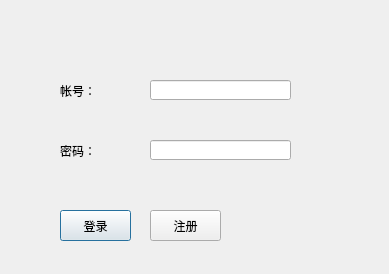
<?xml version="1.0" encoding="UTF-8"?>
<ui version="4.0">
 <class>Signin</class>
 <widget class="QDialog" name="Signin">
  <property name="geometry">
   <rect>
    <x>0</x>
    <y>0</y>
    <width>389</width>
    <height>274</height>
   </rect>
  </property>
  <property name="minimumSize">
   <size>
    <width>389</width>
    <height>274</height>
   </size>
  </property>
  <property name="maximumSize">
   <size>
    <width>389</width>
    <height>274</height>
   </size>
  </property>
  <property name="windowTitle">
   <string>欢迎登陆NoCoChat</string>
  </property>
  <property name="windowIcon">
   <iconset resource="images.qrc">
    <normaloff>:/img/SiseChat.png</normaloff>:/img/SiseChat.png</iconset>
  </property>
  <property name="styleSheet">
   <string notr="true">background-image: url(:/img/15.jpg);</string>
  </property>
  <widget class="QPushButton" name="b_signin">
   <property name="geometry">
    <rect>
     <x>60</x>
     <y>210</y>
     <width>71</width>
     <height>31</height>
    </rect>
   </property>
   <property name="styleSheet">
    <string notr="true">font: 75 12pt &quot;楷体&quot;;</string>
   </property>
   <property name="text">
    <string>登录</string>
   </property>
  </widget>
  <widget class="QLineEdit" name="user_id">
   <property name="geometry">
    <rect>
     <x>150</x>
     <y>80</y>
     <width>141</width>
     <height>20</height>
    </rect>
   </property>
   <property name="styleSheet">
    <string notr="true">font: 12pt;</string>
   </property>
  </widget>
  <widget class="QLineEdit" name="password">
   <property name="geometry">
    <rect>
     <x>150</x>
     <y>140</y>
     <width>141</width>
     <height>20</height>
    </rect>
   </property>
   <property name="styleSheet">
    <string notr="true">font: 12pt;</string>
   </property>
   <property name="echoMode">
    <enum>QLineEdit::Password</enum>
   </property>
  </widget>
  <widget class="QLabel" name="label">
   <property name="geometry">
    <rect>
     <x>60</x>
     <y>80</y>
     <width>61</width>
     <height>21</height>
    </rect>
   </property>
   <property name="autoFillBackground">
    <bool>false</bool>
   </property>
   <property name="styleSheet">
    <string notr="true">font: 75 12pt &quot;新宋体&quot;;</string>
   </property>
   <property name="text">
    <string>帐号：</string>
   </property>
  </widget>
  <widget class="QLabel" name="label_2">
   <property name="geometry">
    <rect>
     <x>60</x>
     <y>140</y>
     <width>61</width>
     <height>21</height>
    </rect>
   </property>
   <property name="styleSheet">
    <string notr="true">font: 75 12pt &quot;新宋体&quot;;</string>
   </property>
   <property name="text">
    <string>密码：</string>
   </property>
  </widget>
  <widget class="QPushButton" name="b_login">
   <property name="geometry">
    <rect>
     <x>150</x>
     <y>210</y>
     <width>71</width>
     <height>31</height>
    </rect>
   </property>
   <property name="styleSheet">
    <string notr="true">font: 75 12pt &quot;楷体&quot;;</string>
   </property>
   <property name="text">
    <string>注册</string>
   </property>
  </widget>
 </widget>
 <resources>
  <include location="images.qrc"/>
 </resources>
 <connections/>
</ui>
